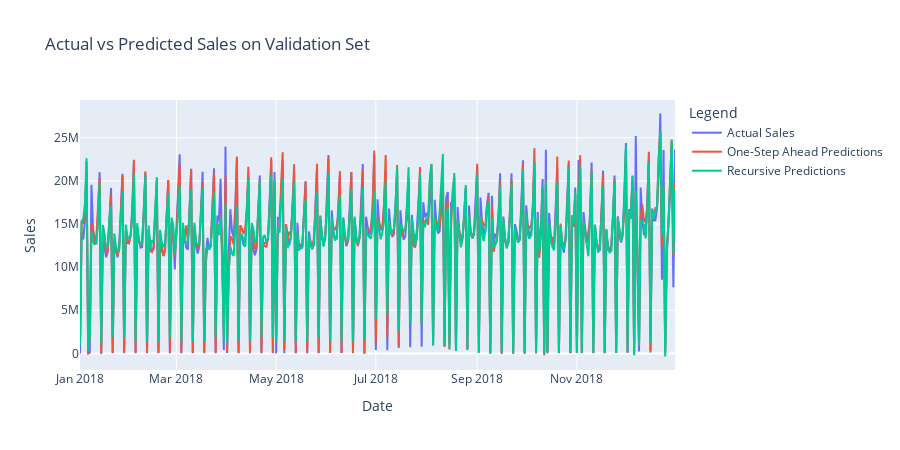

Write notebook code for a chart like this one.
### Markdown cell above
The graph shows the two prediction versions i have been working with. As can be seen, the recursive prediction worsens as more predictions are made, due to the propagation of error.

### Code cell
# Create traces for actual sales, one-step predictions, and recursive predictions
fig = go.Figure()

fig.add_trace(go.Scatter(x=y_valid.index, y=y_valid, mode='lines', name='Actual Sales', line=dict(width=2)))
fig.add_trace(go.Scatter(x=y_valid.index, y=y_pred_valid, mode='lines', name='One-Step Ahead Predictions', line=dict(width=2)))
fig.add_trace(go.Scatter(x=y_valid.index, y=y_pred_recursive, mode='lines', name='Recursive Predictions', line=dict(width=2)))

# Add title and labels
fig.update_layout(
    title='Actual vs Predicted Sales on Validation Set',
    xaxis_title='Date',
    yaxis_title='Sales',
    legend_title='Legend',
    width=900,  # adjust for the figsize equivalent
    height=450
)

# Show the figure
fig.show()

### Figure 1 — Plotly figure (JSON) as saved in the notebook; plotly's stock layout.template omitted (floating-point values rounded to 4 significant figures; data arrays with more than 128 entries replaced by an {"elided": "..."} marker saying what was removed)
{"data": [{"line": {"width": 2}, "mode": "lines", "name": "Actual Sales", "type": "scatter", "x": {"elided": "365 str values"}, "y": {"elided": "365 float values"}}, {"line": {"width": 2}, "mode": "lines", "name": "One-Step Ahead Predictions", "type": "scatter", "x": {"elided": "365 str values"}, "y": {"elided": "365 float values"}}, {"line": {"width": 2}, "mode": "lines", "name": "Recursive Predictions", "type": "scatter", "x": {"elided": "365 str values"}, "y": {"elided": "365 float values"}}], "layout": {"height": 450, "legend": {"title": {"text": "Legend"}}, "title": {"text": "Actual vs Predicted Sales on Validation Set"}, "width": 900, "xaxis": {"title": {"text": "Date"}}, "yaxis": {"title": {"text": "Sales"}}}}
